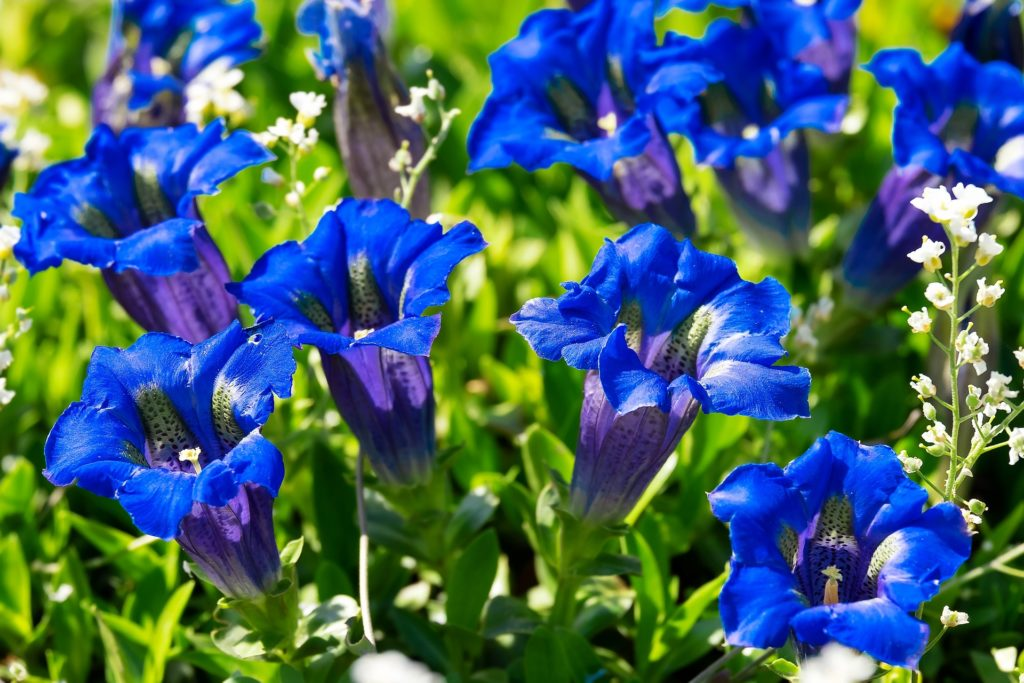
#> input picture blue_flowers.jpeg, 1024 x 683 px
$ jupyter execute color_detection_new.ipynb
#> lines starting #> are read from the running program, lines starting #| are printed output that depends on the picture; after the words box and inside, x2 and y2 are one past the last pixel; in counts of white or black regions, pixels touching at a corner belong together
[cell 1]
import cv2
import numpy as np

[cell 2]
image = cv2.imread("blue_flowers.jpeg")
#> image is the input picture: shape (683, 1024, 3); mean B, G, R 103.4, 100.3, 67.5
# Convert BGR to HSV
hsv = cv2.cvtColor(image, cv2.COLOR_BGR2HSV)
#> hsv: shape (683, 1024, 3); mean H, S, V 76.2, 193.4, 150.2

[cell 3]
# define blue color range
light_blue = np.array([110,50,50])
dark_blue = np.array([130,255,255])

[cell 4]
# Threshold the HSV image to get only blue colors
mask = cv2.inRange(hsv, light_blue, dark_blue)
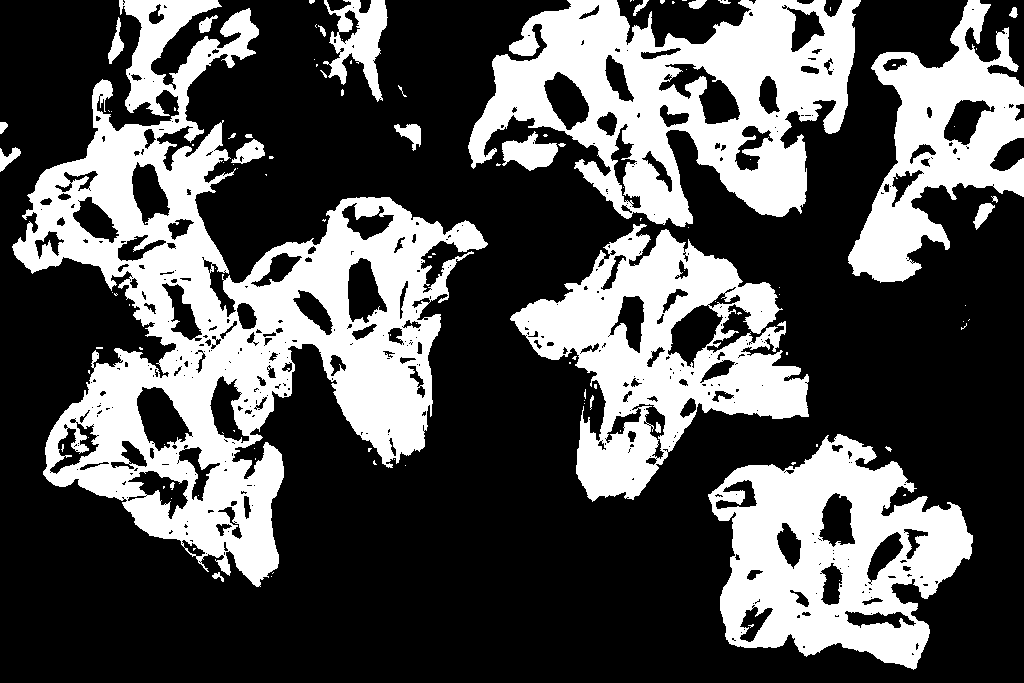
#> mask: shape (683, 1024); 33.4% white; 113 white regions (84 under 20 px), largest, box (x1, y1, x2, y2) and area: (12, 0, 488, 587) 91159, (468, 0, 861, 227) 45598, (510, 224, 809, 502) 34757

[cell 5]
# Bitwise-AND mask and original image
output = cv2.bitwise_and(image,image, mask= mask)
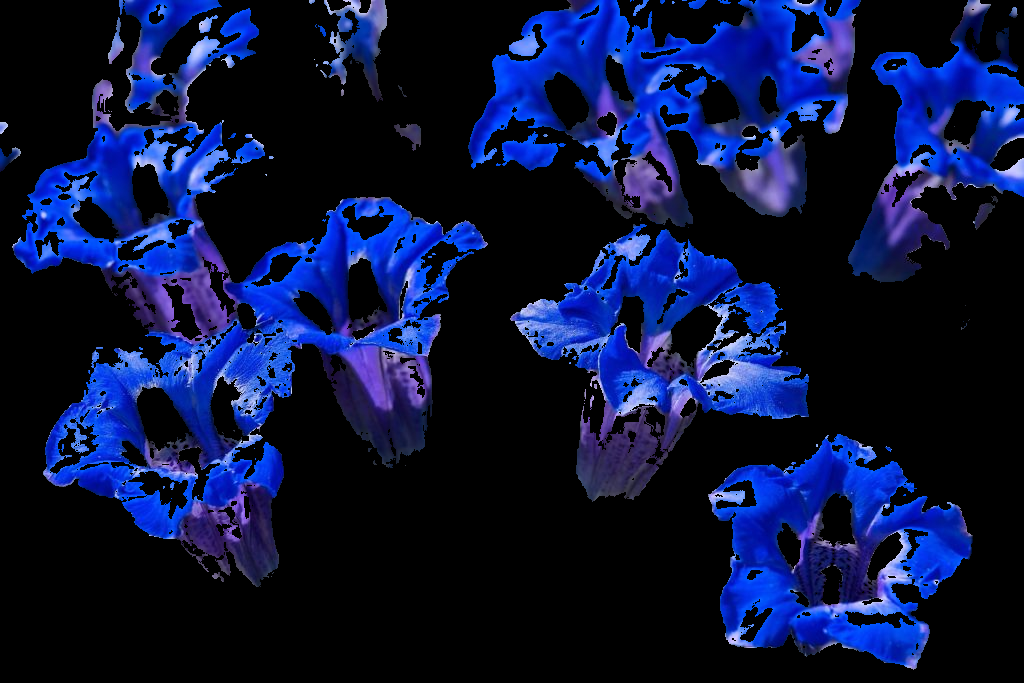
#> output: shape (683, 1024, 3); mean B, G, R 61.1, 20.1, 10.7

[cell 6]
cv2.imshow("Color Detected", np.hstack((image,output)))
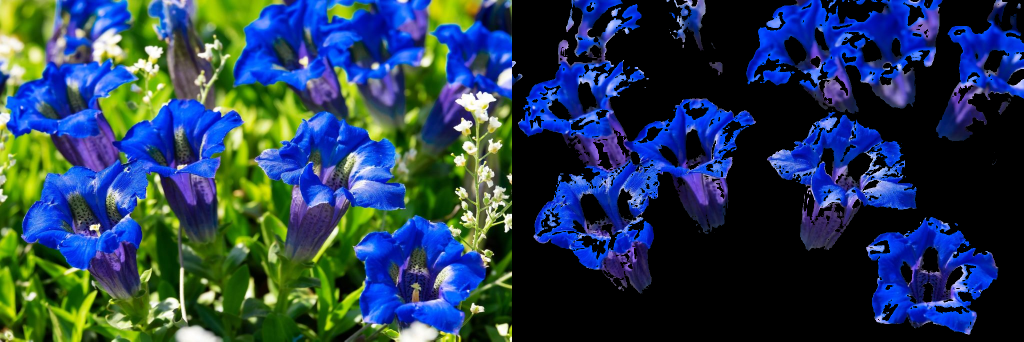
#> window 'Color Detected': shape (683, 2048, 3) (shown at 1/2 size); mean B, G, R 82.2, 60.2, 39.1
cv2.waitKey(0)
cv2.destroyAllWindows()

$ run again, with frc_balls.png saved as blue_flowers.jpeg
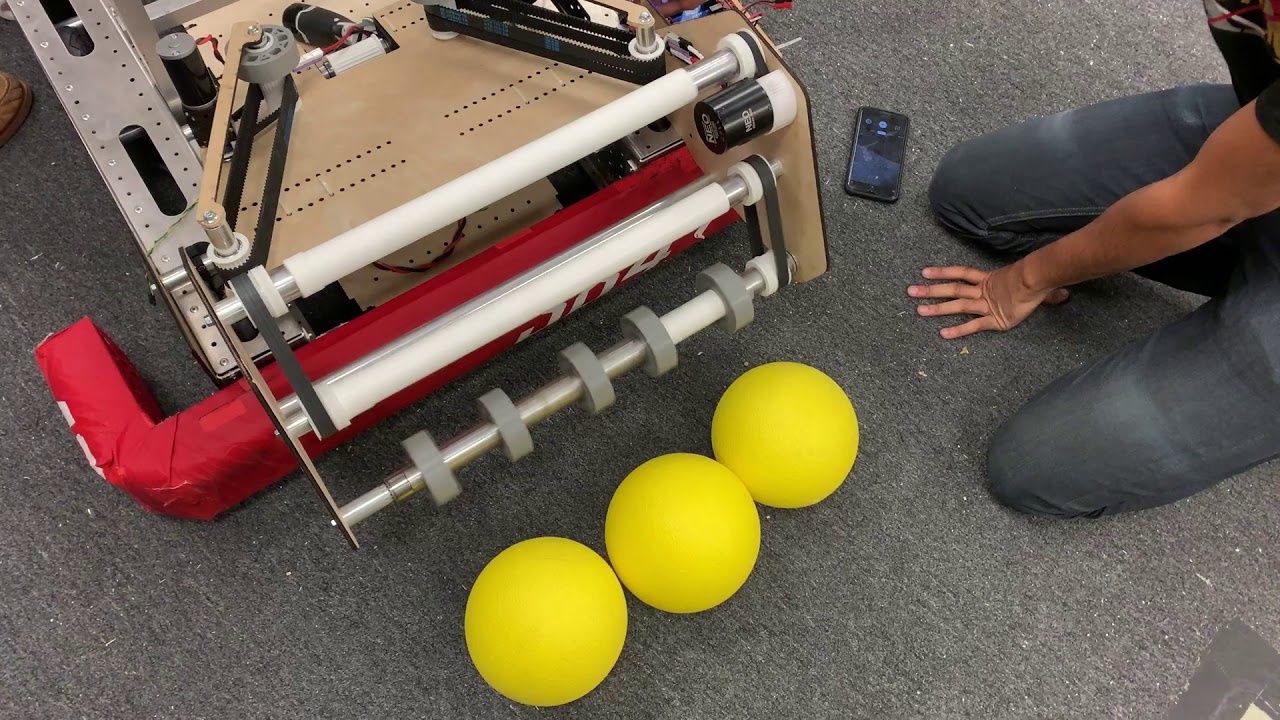
#> input picture frc_balls.png, 1280 x 720 px
#> image is the input picture: shape (720, 1280, 3); mean B, G, R 81, 99.1, 113.4
#> hsv: shape (720, 1280, 3); mean H, S, V 36.6, 66.5, 114.2
#> `mask = cv2.inRange(hsv, light_blue, dark_blue)`:
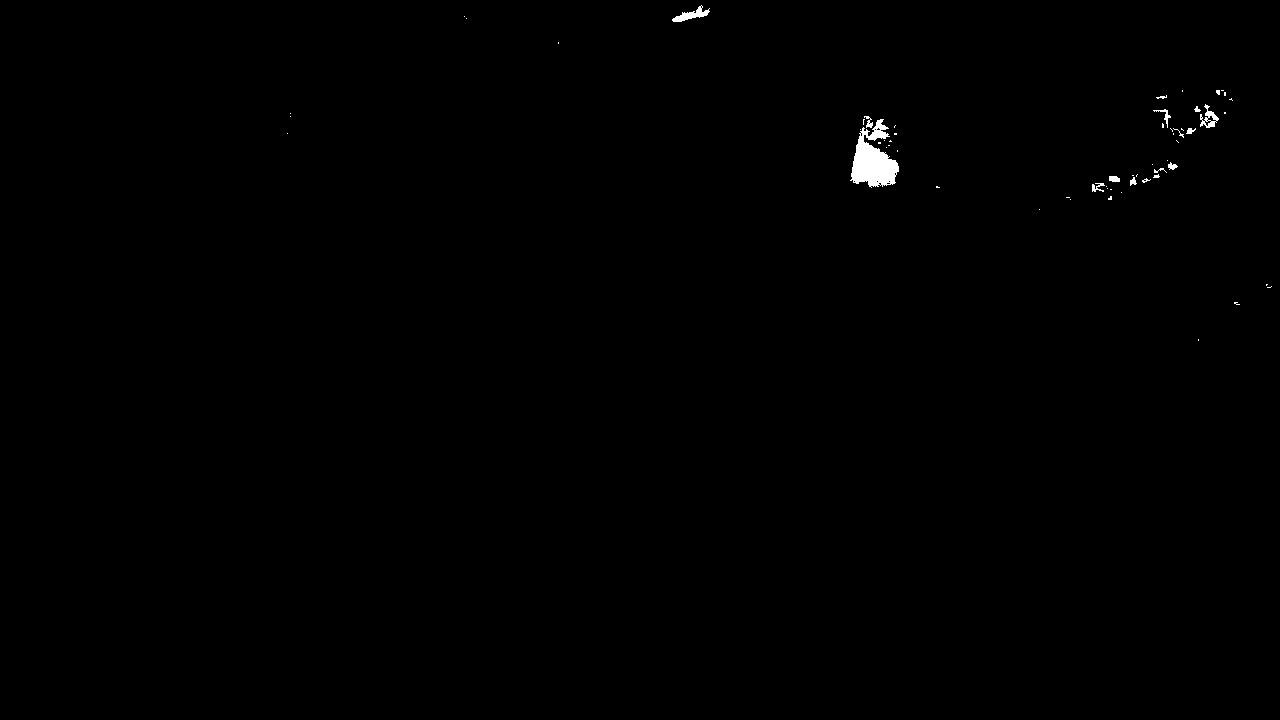
#> mask: shape (720, 1280); 0.32% white; 60 white regions (46 under 20 px), largest, box (x1, y1, x2, y2) and area: (850, 119, 899, 188) 1846, (672, 5, 710, 22) 250, (1200, 104, 1219, 128) 188
#> `cv2.imshow("Color Detected", np.hstack((image,output)))`:
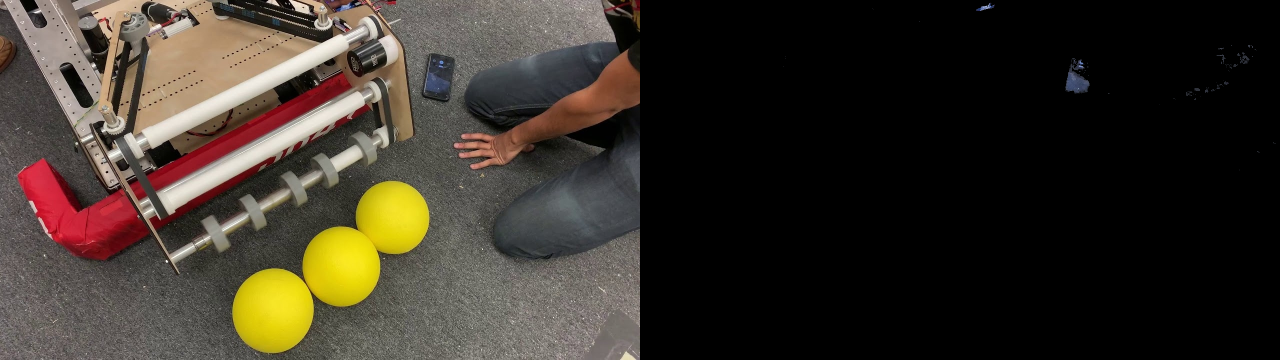
#> window 'Color Detected': shape (720, 2560, 3) (shown at 1/2 size); mean B, G, R 40.6, 49.7, 56.8
